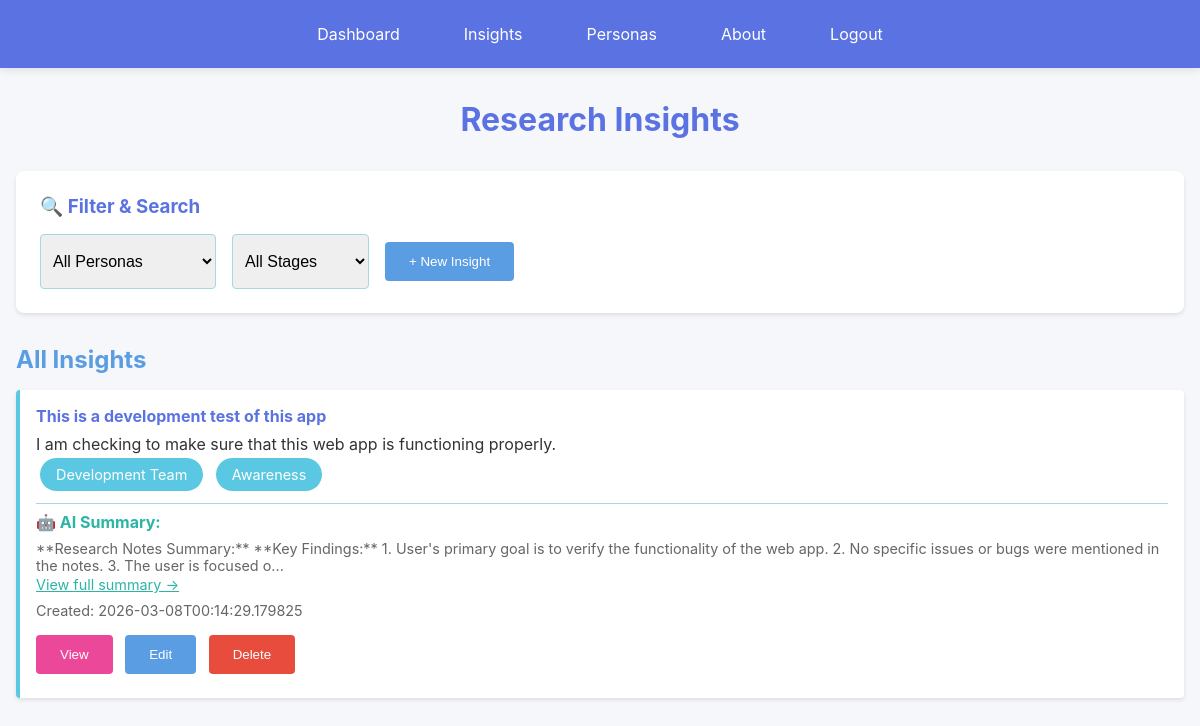
Page /insights (signed in) on the committed database.
### models.py (models this page shows, shortened)
class Insight(db.Model):
    __tablename__ = 'insights'
    id = db.Column(db.Integer, primary_key=True)
    user_id = db.Column(db.Integer, db.ForeignKey('users.id'), nullable=True, index=True)
    title = db.Column(db.String(200), nullable=False)
    description = db.Column(db.Text, nullable=False)
    persona_id = db.Column(db.Integer, db.ForeignKey('personas.id'), nullable=True)
    journey_stage = db.Column(db.String(100), nullable=True)
    timestamp = db.Column(db.DateTime, nullable=False, default=datetime.utcnow)
    ai_summary = db.Column(db.Text, nullable=True)
    def to_dict(self):
        return {
            'id': self.id,
            'user_id': self.user_id,
            'title': self.title,
            'description': self.description,
            'persona_id': self.persona_id,
            'persona_name': self.persona.name if self.persona else None,
            'journey_stage': self.journey_stage,
            'timestamp': self.timestamp.isoformat() if self.timestamp else None,
            'ai_summary': self.ai_summary
        }

class Persona(db.Model):
    __tablename__ = 'personas'
    id = db.Column(db.Integer, primary_key=True)
    user_id = db.Column(db.Integer, db.ForeignKey('users.id'), nullable=True, index=True)
    name = db.Column(db.String(200), nullable=False)
    description = db.Column(db.Text, nullable=False)
    timestamp = db.Column(db.DateTime, nullable=False, default=datetime.utcnow)
    insights = db.relationship('Insight', backref='persona', lazy=True, cascade='all, delete-orphan')
    def to_dict(self):
        return {
            'id': self.id,
            'user_id': self.user_id,
            'name': self.name,
            'description': self.description,
            'timestamp': self.timestamp.isoformat() if self.timestamp else None
        }

### web_app.py (the view)
@app.route('/insights')
@login_required
def insights():
    user_id = current_user_id()
    insights_list = Insight.query.filter_by(user_id=user_id).order_by(Insight.timestamp.desc()).all()
    personas_list = Persona.query.filter_by(user_id=user_id).all()
    return render_template(
        'insights.html',
        insights=[insight.to_dict() for insight in insights_list],
        personas=[persona.to_dict() for persona in personas_list]
    )

### web_app.py (called while the page is built)
def current_user_id():
    return session.get('user_id')

def get_current_user():
    user_id = current_user_id()
    if not user_id:
        return None
    return User.query.get(user_id)

def login_required(view_func):
    @wraps(view_func)
    def wrapped(*args, **kwargs):
        if not current_user_id():
            flash('Please log in to continue.', 'error')
            return redirect(url_for('login'))
        return view_func(*args, **kwargs)
    return wrapped

@app.context_processor
def inject_shared_context():
    return {
        'colors': COLORS,
        'current_user': get_current_user()
    }

### templates/insights.html (shortened to what this page needs)
{% extends "base.html" %}
{% block content %}
<h1>Research Insights</h1>
<div class="filter-section">
    <h3>🔍 Filter & Search</h3>
    <div class="filter-group">
        <select id="personaFilter" onchange="filterInsights()">
            <option value="">All Personas</option>
        </select>
        <select id="stageFilter" onchange="filterInsights()">
            <option value="">All Stages</option>
        </select>
        <button class="btn btn-secondary" onclick="window.location.href='/insights/new'">+ New Insight</button>
    </div>
</div>
<h2>All Insights</h2>
{% if insights %}
<div class="insights-list">
    {% for insight in insights %}
    <div class="insight-item">
        <h4><a href="/insights/{{ insight.id }}" style="color: var(--royal-blue); text-decoration: none;">{{ insight.title }}</a></h4>
        <p>{{ insight.description[:150] }}{% if insight.description|length > 150 %}...{% endif %}</p>
        {% if insight.persona_id %}
        <span class="chip">{{ insight.persona_name }}</span>
        {% endif %}
        {% if insight.journey_stage %}
        <span class="chip">{{ insight.journey_stage }}</span>
        {% endif %}
        {% if insight.ai_summary %}
        <div style="margin-top: 0.5rem; padding-top: 0.5rem; border-top: 1px solid var(--soft-blue);">
            <strong style="color: var(--bright-turquoise);">🤖 AI Summary:</strong>
            <p style="font-size: 0.9rem; color: #666; margin-top: 0.5rem;">{{ insight.ai_summary[:200] }}{% if insight.ai_summary|length > 200 %}...{% endif %}</p>
            <a href="/insights/{{ insight.id }}" style="color: var(--bright-turquoise); font-size: 0.9rem;">View full summary →</a>
        </div>
        {% else %}
        <div style="margin-top: 0.5rem;">
            <button class="btn btn-ai" onclick="generateSummary('{{ insight.id }}')">Generate AI Summary</button>
        </div>
        {% endif %}
        <div class="meta">Created: {{ insight.timestamp }}</div>
        <div style="margin-top: 0.5rem;">
            <button class="btn btn-view" onclick="window.location.href='/insights/{{ insight.id }}'">View</button>
            <button class="btn btn-secondary" onclick="editInsight('{{ insight.id }}')">Edit</button>
            <button class="btn" onclick="deleteInsight('{{ insight.id }}')" style="background-color: #e74c3c;">Delete</button>
        </div>
    </div>
    {% endfor %}
</div>
{% else %}
<div class="empty-state">
    <p>No insights created yet.</p>
    <button class="btn" onclick="window.location.href='/insights/new'">Create Your First Insight</button>
</div>
{% endif %}
{% endblock %}

### static/style.css (style rules this page uses)
* { margin: 0; padding: 0; box-sizing: border-box; }
body { font-family: -apple-system, BlinkMacSystemFont, 'Segoe UI', Roboto, Oxygen, Ubuntu, Cantarell, sans-serif; background-color: #f5f7fa; color: #333; }
h1 { color: var(--royal-blue); margin-bottom: 2rem; text-align: center; }
h2 { color: var(--medium-blue); margin: 1.5rem 0 1rem 0; }
.btn { background-color: var(--royal-blue); color: white; padding: 0.75rem 1.5rem; border: none; border-radius: 4px; cursor: pointer; transition: background-color 0.3s; margin: 0.5rem 0.5rem 0.5rem 0; }
.btn-secondary { background-color: var(--medium-blue); }
.btn-view { background-color: var(--pink); }
.chip { display: inline-block; background-color: var(--sky-blue); color: white; padding: 0.5rem 1rem; border-radius: 20px; margin: 0.25rem; font-size: 0.9rem; }
.filter-section { background: var(--white); padding: 1.5rem; border-radius: 8px; margin-bottom: 2rem; box-shadow: 0 2px 4px rgba(0,0,0,0.1); }
.filter-section h3 { color: var(--royal-blue); margin-bottom: 1rem; }
.filter-group { display: flex; gap: 1rem; flex-wrap: wrap; }
select, input { padding: 0.5rem; border: 1px solid var(--soft-blue); border-radius: 4px; font-size: 1rem; }
.insights-list, .personas-list { display: grid; grid-template-columns: 1fr; gap: 1rem; }
.insight-item, .persona-item { background: var(--white); padding: 1rem; border-left: 4px solid var(--sky-blue); border-radius: 4px; box-shadow: 0 2px 4px rgba(0,0,0,0.1); }
.insight-item h4, .persona-item h4 { color: var(--royal-blue); margin-bottom: 0.5rem; }
.meta { color: #666; font-size: 0.9rem; margin: 0.5rem 0; }

### rows in the picture
Insight: title "This is a development test of this app", description "I am checking to make sure that this web app is functioning properly.", journey_stage "Awareness", ai_summary "**Research Notes Summary:** **Key Findings:** 1. User's primary goal is to verify the functionality of the web app. 2. No specific issues or bugs were mentioned in the notes. 3. The user is focused o"
Persona: persona_name "Development Team"

### other values in the picture
{{ insight.timestamp }} "2026-03-08T00:14:29.179825"
